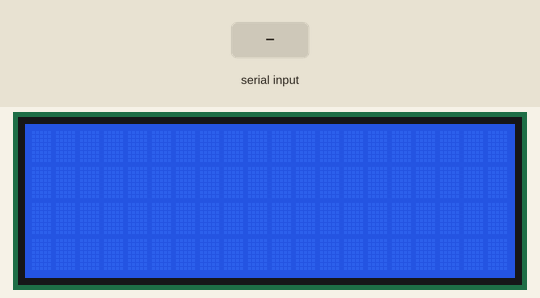
The sketch below on a simulated Arduino Mega 2560, built with avr-gcc and run on an emulated ATmega2560. Shown: 20×4 character LCD. The inputs (shaded band) are chosen by the test bench.

Above: at 1.2 s.
1.3 s: "1" received over the second serial link
At 1.7 s:
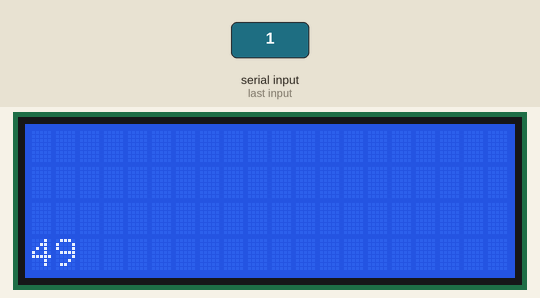
2.8 s: "0" received over the second serial link
At 4.0 s:
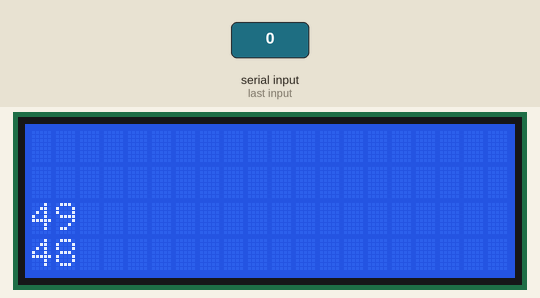
4.3 s: "2" received over the second serial link
At 5.3 s:
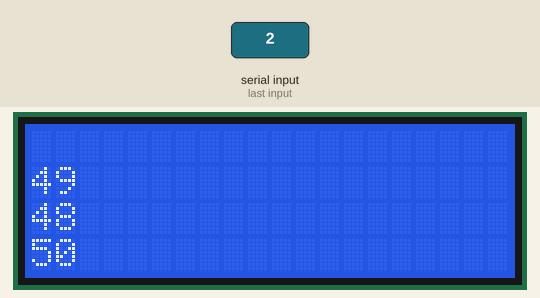
Timing chart, 0 to 7.3 s (numbered marks = the images above; inputs shaded):
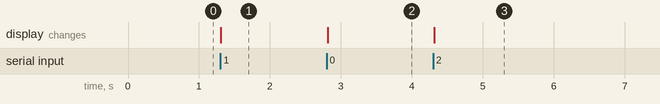

Measured:
- after the input at 1.3 s, the display: changes at once (image 1)
- after the input at 2.8 s, the display: changes at once (image 2)
- after the input at 4.3 s, the display: changes at once (image 3)

The sketch:

Galileo_LCD_Serial_Console.ino
```cpp
#include <LiquidTWI2.h>
#include <Wire.h>

LiquidTWI2 lcd(0);

String str;
String line[4];

void setup() {
    Serial1.begin(9600);

    lcd.begin(20, 4);
    lcd.clear();
}

void loop() {
    while (Serial1.available() > 0) {
        str += Serial1.read();
    }

    if (str.length() > 0) {
        for (int i = 0; i < 3; i++) {
            line[i] = line[i + 1];
        }

        line[3] = str;
        str = "";

        lcd.clear();

        for (int i = 0; i < 4; i++) {
            lcd.setCursor(0, i);
            lcd.print(line[i]);
        }
    }
}
```
